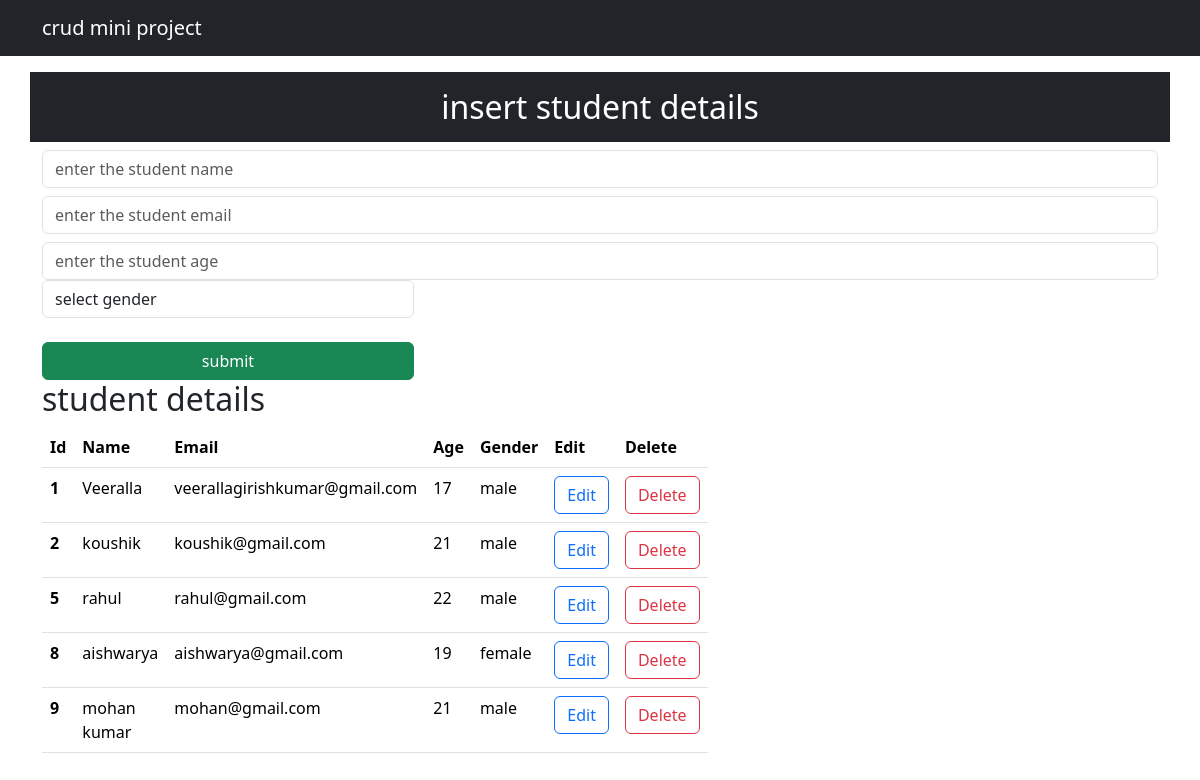
The page / on the database its author committed.
### app/models.py (models this page shows)
class Student(models.Model):
    name=models.CharField(max_length=25,blank=False,null=False)
    email=models.EmailField()
    age=models.IntegerField()
    gender=models.CharField(max_length=25,blank=False,null=False)
    def __str__(self):
        return  self.name

### app/views.py (the view)
# urls.py: path('', views.index, name='index'),
def index(request):
    data=Student.objects.all()
    print(data)
    context={"data":data}
    return render(request,"index.html",context)

### templates/index.html (shortened to what this page needs)
<!doctype html>
<html lang="en">
  <head>
    <link href="https://cdn.jsdelivr.net/npm/bootstrap@5.3.3/dist/css/bootstrap.min.css" rel="stylesheet">
  </head>
  <body>
 <nav class="navbar navbar-expand-lg navbar-dark bg-dark">
     <div class="container-md text-center">
        <a class="navbar-brand" href="/">crud mini project</a>
    </div>
</nav>
<div class="container mt-3">
<div class="row">
    <h2 class="text-white bg-dark text-center p-3">insert student details</h2>
<br>
<form action="/insert" method="post"> {% csrf_token %}
    <div class="form-group">
        <input type="text" class="form-control" placeholder="enter the student name" name="name" required>
    </div>
   <div class="form-group">
    <input type="email " class="form-control mt-2" placeholder="enter the student email" name="email" required>
</div>
<div class="form-group">
        <input type="number" class="form-control mt-2" placeholder="enter the student age" name="age" required>
    </div>
<div class="form-group col-md-4">
        <select id="gender" class="form-control" name="gender" required>
            <option selected>select gender</option>
            </select>
<br>
            <div class="d-grid gap-2">
                <button class="btn btn-success" type="submit">submit</button>
              </div>
    <div class="col-md-8">
        <h2 class"text-center text-white bg-dark pd-2"> student details</h2>
        <table class="table">
            <thead>
              <tr>
                <th scope="col">Id</th>
                <th scope="col">Name</th>
                <th scope="col">Email</th>
                <th scope="col">Age</th>
                <th scope="col">Gender</th>
                <th scope="col">Edit</th>
                <th scope="col">Delete</th>
              </tr>
            </thead>
            <tbody>
                {%for d in data%}
              <tr>
                <th scope="row">{{d.id}}</th>
                <td>{{d.name}}</td>
                <td>{{d.email}}</td>
                <td>{{d.age}}</td>
                <td>{{d.gender}}</td>
                <td><a type="button" href="/update/{{d.id}}" class="btn btn-outline-primary">Edit</a></td>
                <td><a type="button" href="/delete/{{d.id}}" class="btn btn-outline-danger">Delete</a></td>
              </tr>
              {% endfor %}
            </tbody>
          </table>
    </div>
</div>
  </body>
</html>

### rows shown on the page
Student: id "1", name "Veeralla", email "veerallagirishkumar@gmail.com", age "17", gender "male"
Student: id "2", name "koushik", email "koushik@gmail.com", age "21", gender "male"
Student: id "5", name "rahul", email "rahul@gmail.com", age "22", gender "male"
Student: id "8", name "aishwarya", email "aishwarya@gmail.com", age "19", gender "female"
Student: id "9", name "mohan kumar", email "mohan@gmail.com", age "21", gender "male"
